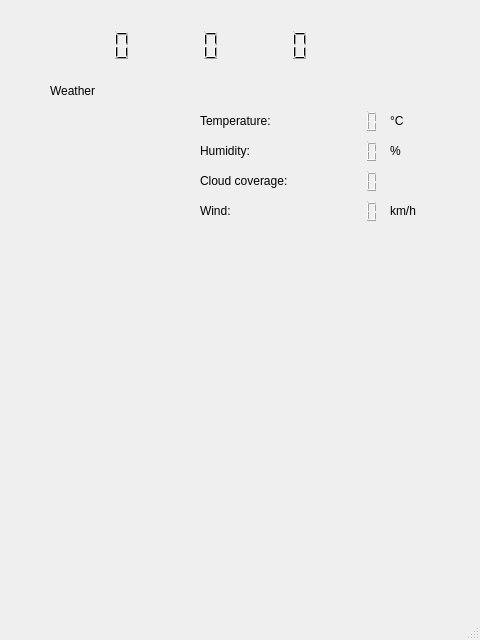
<?xml version="1.0" encoding="UTF-8"?>
<ui version="4.0">
 <class>MainWindow</class>
 <widget class="QMainWindow" name="MainWindow">
  <property name="windowModality">
   <enum>Qt::NonModal</enum>
  </property>
  <property name="geometry">
   <rect>
    <x>0</x>
    <y>0</y>
    <width>480</width>
    <height>640</height>
   </rect>
  </property>
  <property name="windowTitle">
   <string>MainWindow</string>
  </property>
  <widget class="QWidget" name="centralwidget">
   <widget class="QWidget" name="widget" native="true">
    <property name="geometry">
     <rect>
      <x>50</x>
      <y>110</y>
      <width>141</width>
      <height>111</height>
     </rect>
    </property>
   </widget>
   <widget class="QLabel" name="label">
    <property name="geometry">
     <rect>
      <x>50</x>
      <y>80</y>
      <width>67</width>
      <height>21</height>
     </rect>
    </property>
    <property name="text">
     <string>Weather</string>
    </property>
   </widget>
   <widget class="QLabel" name="label_2">
    <property name="geometry">
     <rect>
      <x>200</x>
      <y>110</y>
      <width>111</width>
      <height>21</height>
     </rect>
    </property>
    <property name="text">
     <string>Temperature: </string>
    </property>
   </widget>
   <widget class="QLabel" name="label_3">
    <property name="geometry">
     <rect>
      <x>200</x>
      <y>140</y>
      <width>111</width>
      <height>21</height>
     </rect>
    </property>
    <property name="text">
     <string>Humidity:</string>
    </property>
   </widget>
   <widget class="QLCDNumber" name="temp_lcd">
    <property name="geometry">
     <rect>
      <x>320</x>
      <y>110</y>
      <width>64</width>
      <height>23</height>
     </rect>
    </property>
    <property name="frameShape">
     <enum>QFrame::NoFrame</enum>
    </property>
   </widget>
   <widget class="QLCDNumber" name="hum_lcd">
    <property name="geometry">
     <rect>
      <x>320</x>
      <y>140</y>
      <width>64</width>
      <height>23</height>
     </rect>
    </property>
    <property name="frameShape">
     <enum>QFrame::NoFrame</enum>
    </property>
   </widget>
   <widget class="QLabel" name="temp_unit_label">
    <property name="geometry">
     <rect>
      <x>390</x>
      <y>110</y>
      <width>67</width>
      <height>21</height>
     </rect>
    </property>
    <property name="text">
     <string>°C</string>
    </property>
   </widget>
   <widget class="QLabel" name="label_5">
    <property name="geometry">
     <rect>
      <x>390</x>
      <y>140</y>
      <width>31</width>
      <height>21</height>
     </rect>
    </property>
    <property name="text">
     <string>%</string>
    </property>
   </widget>
   <widget class="QLabel" name="label_4">
    <property name="geometry">
     <rect>
      <x>200</x>
      <y>170</y>
      <width>111</width>
      <height>21</height>
     </rect>
    </property>
    <property name="text">
     <string>Cloud coverage: </string>
    </property>
   </widget>
   <widget class="QLCDNumber" name="cloud_lcd">
    <property name="geometry">
     <rect>
      <x>320</x>
      <y>170</y>
      <width>64</width>
      <height>23</height>
     </rect>
    </property>
    <property name="frameShape">
     <enum>QFrame::NoFrame</enum>
    </property>
   </widget>
   <widget class="QLabel" name="label_6">
    <property name="geometry">
     <rect>
      <x>390</x>
      <y>200</y>
      <width>51</width>
      <height>21</height>
     </rect>
    </property>
    <property name="text">
     <string>km/h</string>
    </property>
   </widget>
   <widget class="QLabel" name="label_7">
    <property name="geometry">
     <rect>
      <x>200</x>
      <y>200</y>
      <width>111</width>
      <height>21</height>
     </rect>
    </property>
    <property name="text">
     <string>Wind:</string>
    </property>
   </widget>
   <widget class="QLCDNumber" name="wind_lcd">
    <property name="geometry">
     <rect>
      <x>320</x>
      <y>200</y>
      <width>64</width>
      <height>23</height>
     </rect>
    </property>
    <property name="frameShape">
     <enum>QFrame::NoFrame</enum>
    </property>
   </widget>
   <widget class="QWidget" name="gridLayoutWidget">
    <property name="geometry">
     <rect>
      <x>50</x>
      <y>20</y>
      <width>261</width>
      <height>51</height>
     </rect>
    </property>
    <layout class="QGridLayout" name="gridLayout">
     <item row="0" column="0">
      <widget class="QLCDNumber" name="hour_lcd">
       <property name="frameShape">
        <enum>QFrame::NoFrame</enum>
       </property>
      </widget>
     </item>
     <item row="0" column="2">
      <widget class="QLCDNumber" name="second_lcd">
       <property name="frameShape">
        <enum>QFrame::NoFrame</enum>
       </property>
      </widget>
     </item>
     <item row="0" column="1">
      <widget class="QLCDNumber" name="minute_lcd">
       <property name="frameShape">
        <enum>QFrame::NoFrame</enum>
       </property>
      </widget>
     </item>
    </layout>
   </widget>
  </widget>
  <widget class="QMenuBar" name="menubar">
   <property name="geometry">
    <rect>
     <x>0</x>
     <y>0</y>
     <width>480</width>
     <height>27</height>
    </rect>
   </property>
  </widget>
  <widget class="QStatusBar" name="statusbar"/>
 </widget>
 <resources/>
 <connections/>
</ui>
